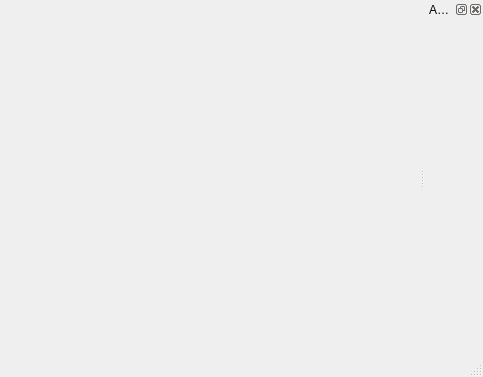
<?xml version="1.0" encoding="UTF-8"?>
<ui version="4.0">
 <class>TwoDimensionalWindow</class>
 <widget class="QMainWindow" name="TwoDimensionalWindow">
  <property name="geometry">
   <rect>
    <x>0</x>
    <y>0</y>
    <width>483</width>
    <height>377</height>
   </rect>
  </property>
  <property name="sizePolicy">
   <sizepolicy hsizetype="Expanding" vsizetype="Expanding">
    <horstretch>0</horstretch>
    <verstretch>0</verstretch>
   </sizepolicy>
  </property>
  <property name="minimumSize">
   <size>
    <width>0</width>
    <height>0</height>
   </size>
  </property>
  <property name="sizeIncrement">
   <size>
    <width>1</width>
    <height>1</height>
   </size>
  </property>
  <property name="windowTitle">
   <string>Two Dimensional Analisys</string>
  </property>
  <widget class="QWidget" name="centralwidget">
   <layout class="QVBoxLayout" name="verticalLayout">
    <item>
     <widget class="PlotWidget" name="widget" native="true">
      <property name="sizePolicy">
       <sizepolicy hsizetype="Expanding" vsizetype="Expanding">
        <horstretch>0</horstretch>
        <verstretch>0</verstretch>
       </sizepolicy>
      </property>
     </widget>
    </item>
   </layout>
  </widget>
  <widget class="QStatusBar" name="statusbar"/>
  <widget class="QDockWidget" name="dockGraphsOptions">
   <property name="sizePolicy">
    <sizepolicy hsizetype="Expanding" vsizetype="Expanding">
     <horstretch>0</horstretch>
     <verstretch>0</verstretch>
    </sizepolicy>
   </property>
   <property name="windowTitle">
    <string>Axis Settings</string>
   </property>
   <attribute name="dockWidgetArea">
    <number>2</number>
   </attribute>
   <widget class="QWidget" name="dockWidgetContents"/>
  </widget>
  <action name="actionHide_Show_Settings">
   <property name="text">
    <string>Hide-Show Settings</string>
   </property>
   <property name="shortcut">
    <string>Ctrl+Space</string>
   </property>
  </action>
  <action name="actionSaveGraphImage">
   <property name="text">
    <string>Save Graph Image</string>
   </property>
  </action>
 </widget>
 <customwidgets>
  <customwidget>
   <class>PlotWidget</class>
   <extends>QWidget</extends>
   <header>pyqtgraph</header>
   <container>1</container>
  </customwidget>
 </customwidgets>
 <resources/>
 <connections/>
</ui>
